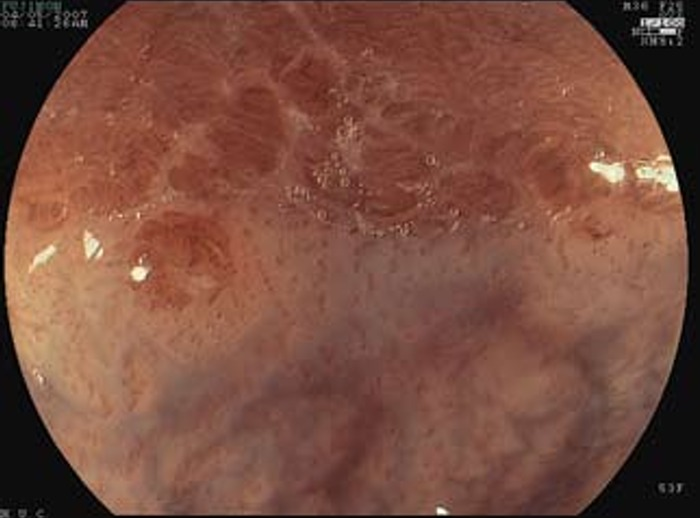
#> input picture Endoscopia.jpeg, 700 x 518 px, found by its file name
$ jupyter execute LDPI_9_Endoscopia_Code.ipynb
#> lines starting #> are read from the running program, lines starting #| are printed output that depends on the picture
<a href="https://colab.research.google.com/github/pabzpcz/PDI_9/blob/main/LDPI_9_Endoscopia_Code.ipynb" target="_parent"></a>

[cell 1]
import cv2
import matplotlib.pyplot as plt

[cell 2]
# Cargar imagen oscura
img_bgr = cv2.imread('/content/Endoscopia.jpeg')
#> img_bgr is the input picture: shape (518, 700, 3); mean B, G, R 63.6, 77.9, 122.2
img_rgb = cv2.cvtColor(img_bgr, cv2.COLOR_BGR2RGB)

# Convertir a HSV
img_hsv = cv2.cvtColor(img_bgr, cv2.COLOR_BGR2HSV)
#> img_hsv: shape (518, 700, 3); mean H, S, V 12, 115.3, 122.3

# Separar canales H, S y V
h, s, v = cv2.split(img_hsv)
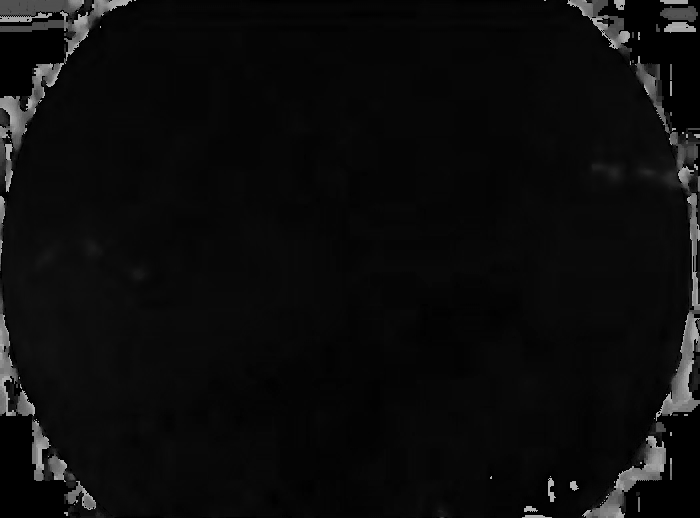
#> h: shape (518, 700); min 0, max 179, mean 12
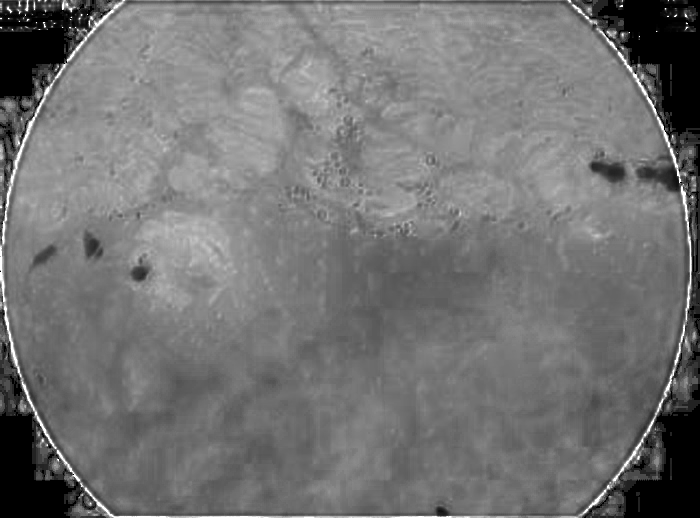
#> s: shape (518, 700); min 0, max 255, mean 115.3
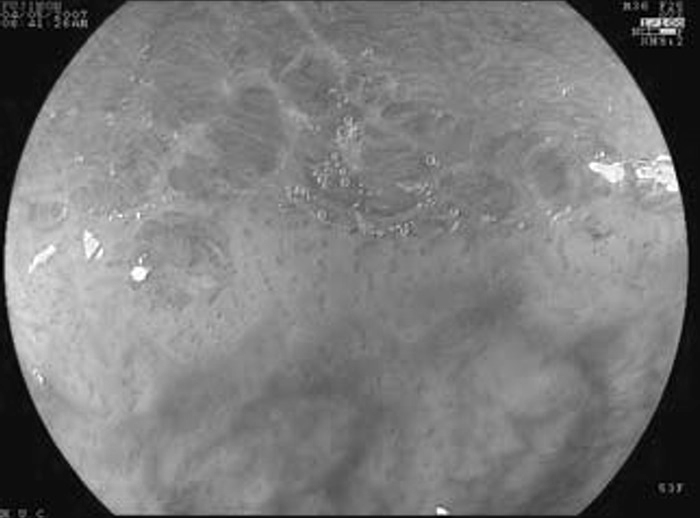
#> v: shape (518, 700); min 0, max 255, mean 122.3

plt.figure(figsize=(10, 5))

# Mostrar Canal H
plt.subplot(2, 3, 1)
plt.imshow(h, cmap='gray')
plt.title('Canal H (Matiz)')
plt.axis('off')

# Mostrar Canal S
plt.subplot(2, 3, 2)
plt.imshow(s, cmap='gray')
plt.title('Canal S (Saturación)')
plt.axis('off')

# Mostrar Canal V
plt.subplot(2, 3, 3)
plt.imshow(v, cmap='gray')
plt.title('Canal V Original (Brillo)')
plt.axis('off')

plt.tight_layout()
plt.show()
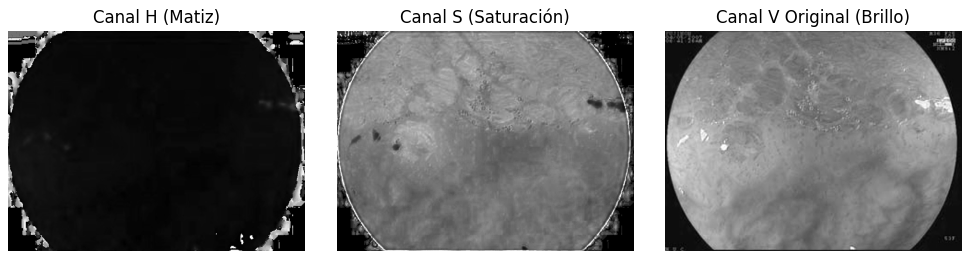
#> figure drawn by matplotlib, 3 panels

[cell 3]
# Ecualizar solo el canal de valor (brillo)
v_eq = cv2.equalizeHist(v)
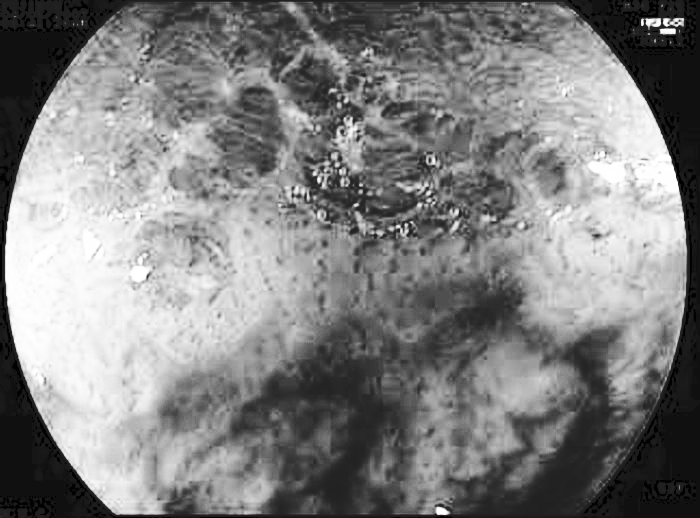
#> v_eq: shape (518, 700); min 0, max 255, mean 129.1

# Combinar canales con el V ecualizado
img_hsv_eq = cv2.merge([h, s, v_eq])
#> img_hsv_eq: shape (518, 700, 3); mean H, S, V 12, 115.3, 129.1

# Convertir de nuevo a BGR y luego a RGB para visualización
img_eq_bgr = cv2.cvtColor(img_hsv_eq, cv2.COLOR_HSV2BGR)
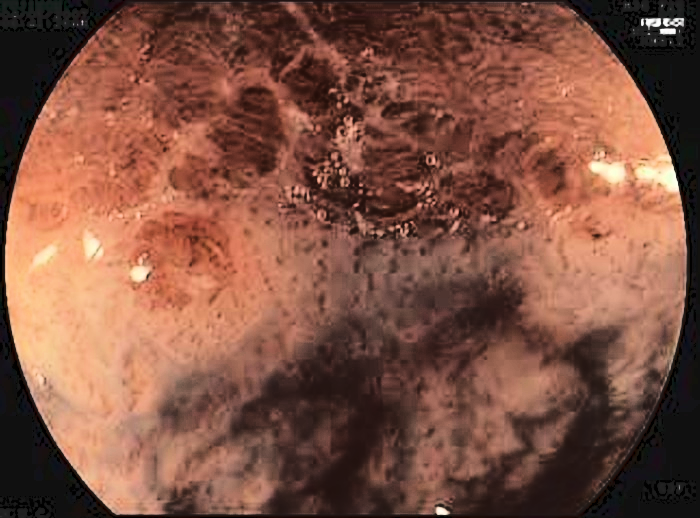
#> img_eq_bgr: shape (518, 700, 3); mean B, G, R 66.7, 82.7, 129
img_eq_rgb = cv2.cvtColor(img_eq_bgr, cv2.COLOR_BGR2RGB)

# Mostrar imágenes original y mejorada
plt.figure(figsize=(10, 5))

plt.subplot(1, 2, 1)
plt.imshow(img_rgb)
plt.title('Imagen original')
plt.axis('off')

plt.subplot(1, 2, 2)
plt.imshow(img_eq_rgb)
plt.title('Imagen mejorada (Ecualización V)')
plt.axis('off')

plt.tight_layout()
plt.show()

$ run again, with Im004_ACRIMA.jpg copied over Endoscopia.jpeg
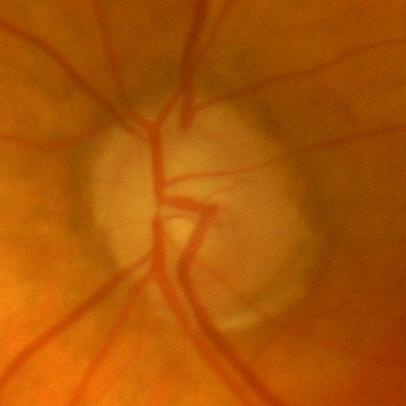
#> input picture Im004_ACRIMA.jpg, 406 x 406 px, found by its file name
#> img_bgr is the input picture: shape (406, 406, 3); mean B, G, R 5.8, 84.9, 171.2
#> img_hsv: shape (406, 406, 3); mean H, S, V 14.3, 247, 171.2
#> `v_eq = cv2.equalizeHist(v)`:
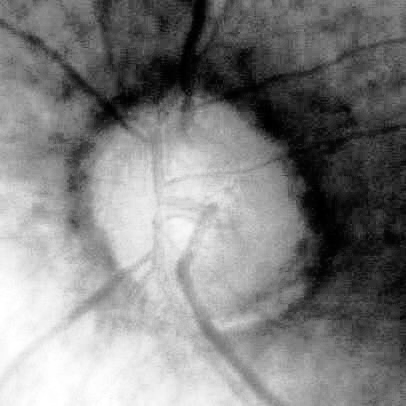
#> v_eq: shape (406, 406); min 0, max 255, mean 129
#> img_hsv_eq: shape (406, 406, 3); mean H, S, V 14.3, 247, 129
#> `img_eq_bgr = cv2.cvtColor(img_hsv_eq, cv2.COLOR_HSV2BGR)`:
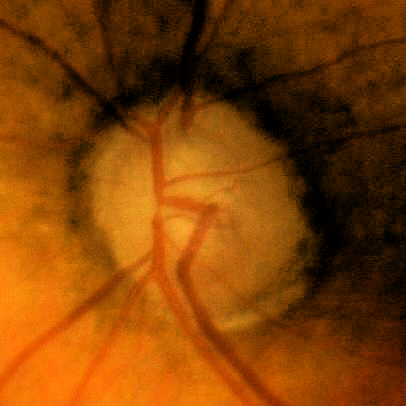
#> img_eq_bgr: shape (406, 406, 3); mean B, G, R 5, 64.5, 129
